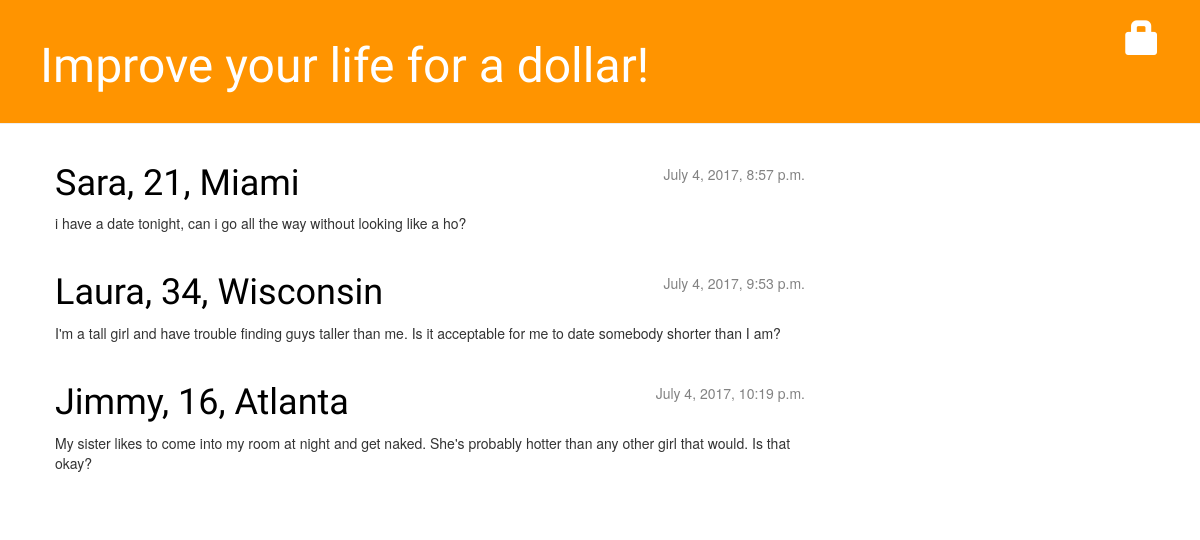
Before: / with the older database file.
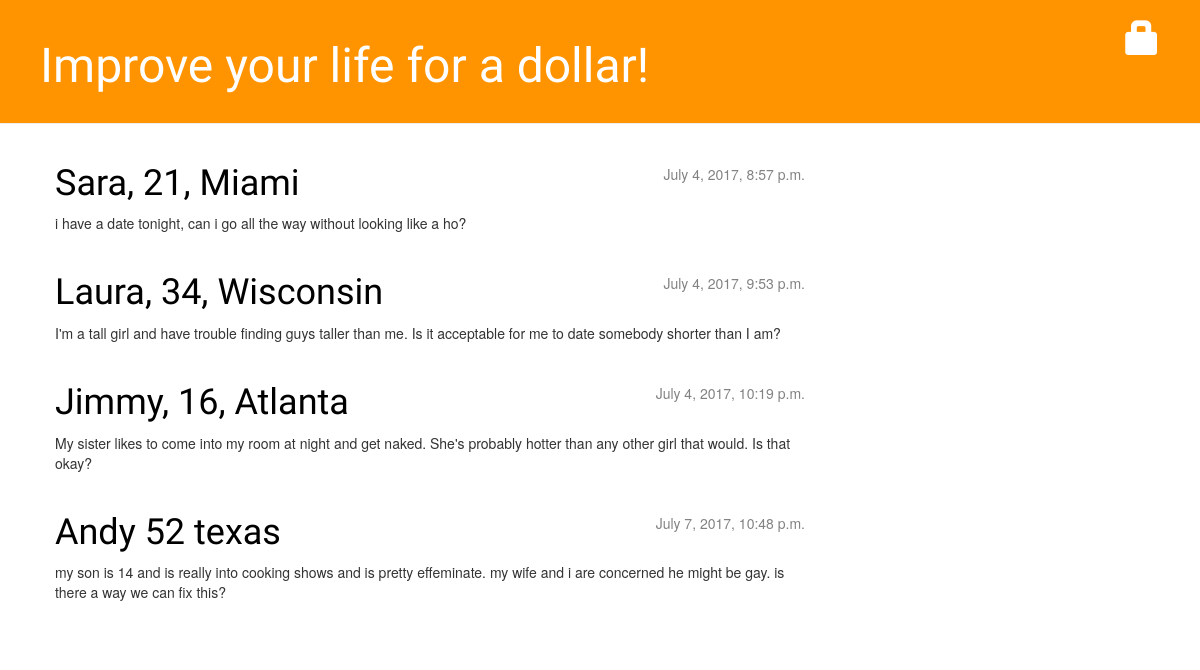
After: the same page with the newer database file.
### blog/models.py (models this page shows, shortened)
class Post(models.Model):
    author = models.ForeignKey('auth.User')
    title = models.CharField(max_length=200)
    text = models.TextField()
    created_date = models.DateTimeField(
            default=timezone.now)
    published_date = models.DateTimeField(
            blank=True, null=True)

### blog/views.py (the view)
# urls.py: url(r'^$', views.post_list, name='post_list'),
def post_list(request):
    posts = Post.objects.filter(published_date__lte=timezone.now()).order_by('published_date')
    return render(request, 'blog/post_list.html', {'posts': posts})

### blog/templates/blog/post_list.html
{% extends 'blog/base.html' %}
{% block content %}
    {% for post in posts %}
        <div class="post">
            <div class="date">
                {{ post.published_date }}
            </div>
            <h1><a href="{% url 'post_detail' pk=post.pk %}">{{ post.title }}</a></h1>
            <p>{{ post.text|linebreaksbr }}</p>
        </div>
    {% endfor %}
{% endblock content %}

Changed rows visible on the page:
added Post: published_date "July 7, 2017, 10:48 p.m.", title "Andy 52 texas", text "my son is 14 and is really into cooking shows and is pretty effeminate. my wife and i are concerned he might be gay. is there a way we can fix this?"
